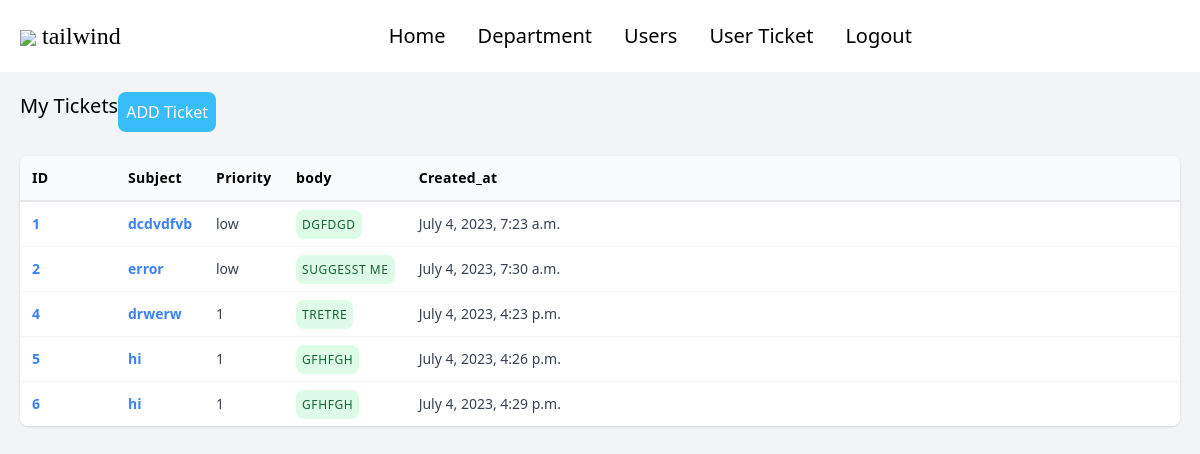
The page /home/ (signed in) on the database its author committed.
### Accounts/models.py (models this page shows, shortened)
class Ticket(models.Model):
    PRIORITY_CHOICES = (
        ('low', 'Low'),
        ('medium', 'Medium'),
        ('high', 'High'),
    )
    subject = models.CharField(max_length=255)
    body = models.TextField()
    priority = models.CharField(max_length=10, choices=PRIORITY_CHOICES, default='low')
    ticket_email = models.ForeignKey(settings.AUTH_USER_MODEL, on_delete=models.CASCADE)
    ticket_phone_number = models.IntegerField()
    freshdesk_ticket_id = models.IntegerField(blank=True, null=True)
    created_at = models.DateTimeField(auto_now_add=True)
    updated_at = models.DateTimeField(auto_now=True)

### Accounts/views.py (the view)
# urls.py: path('home/', home, name='home'),
@login_required(login_url='login')
def home(request):
    if request.user.is_authenticated:
        user = request.user  # Get the logged-in user
    tickets = Ticket.objects.filter(ticket_email=user)
    context = {'tickets': tickets}
    return render(request, 'home.html', context)

### Accounts/templates/home.html (shortened to what this page needs)
{% extends 'base.html' %}
{% block content %}
{% if user.is_authenticated %}
<div class="p-5 h-screen bg-gray-100">
  <div class="flex">
    <h1 class="text-xl mb-2">My Tickets</h1>
    <button
    class="bg-[#38bdf8] text-white p-2 rounded-lg mb-6 hover:bg-white hover:text-black hover:border hover:border-gray-300"
  >
  <a href="{% url 'Accounts:create_ticket' %}">ADD Ticket</a>
  </button>
  </div>
 {% if tickets %}
   <div class="overflow-auto rounded-lg shadow hidden md:block">
     <table class="w-full">
       <thead class="bg-gray-50 border-b-2 border-gray-200">
       <tr>
           <th class="w-24 p-3 text-sm font-semibold tracking-wide text-left">ID</th>
           <th class="w-20 p-3 text-sm font-semibold tracking-wide text-left">Subject</th>
         <th class="w-20 p-3 text-sm font-semibold tracking-wide text-left">Priority</th>
         <th class="w-24 p-3 text-sm font-semibold tracking-wide text-left">body</th>
         <th class="p-3 text-sm font-semibold tracking-wide text-left">Created_at</th>
       </tr>
       </thead>
       <tbody class="divide-y divide-gray-100">
           {% for ticket in tickets %}
       <tr class="bg-white">
           <td class="p-3 text-sm text-gray-700 whitespace-nowrap">
               <a href="#" class="font-bold text-blue-500 hover:underline">{{ ticket.id }}</a>
             </td>
         <td class="p-3 text-sm text-gray-700 whitespace-nowrap">
           <a href="#" class="font-bold text-blue-500 hover:underline">{{ ticket.subject }}</a>
         </td>
         <td class="p-3 text-sm text-gray-700 whitespace-nowrap">
          {{ ticket.priority }}
         </td>
         <td class="p-3 text-sm text-gray-700 whitespace-nowrap">
         <span
           class="p-1.5 text-xs font-medium uppercase tracking-wider text-green-800 bg-green-200 rounded-lg bg-opacity-50">{{ticket.body}}</span>
         </td>
         <td class="p-3 text-sm text-gray-700 whitespace-nowrap">{{ ticket.created_at }}</td>
       </tr>
       {% endfor %}
   </tbody>
</table>
</div>
{% else %}
<h1 class="text-2xl font-bold mb-4">No tickets</h1>
 {% endif %}
</div>
{% endif %}
{% endblock content %}

### rows shown on the page
Ticket: id "1", subject "dcdvdfvb", priority "low", body "DGFDGD", created_at "July 4, 2023, 7:23 a.m."
Ticket: id "2", subject "error", priority "low", body "SUGGESST ME", created_at "July 4, 2023, 7:30 a.m."
Ticket: id "4", subject "drwerw", priority "1", body "TRETRE", created_at "July 4, 2023, 4:23 p.m."
Ticket: id "5", subject "hi", priority "1", body "GFHFGH", created_at "July 4, 2023, 4:26 p.m."
Ticket: id "6", subject "hi", priority "1", body "GFHFGH", created_at "July 4, 2023, 4:29 p.m."
